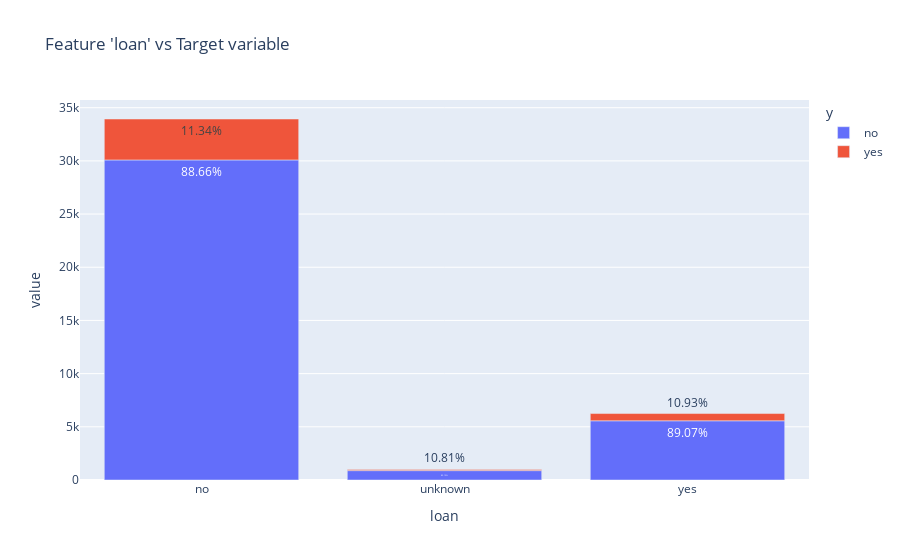

Notebook code cell kept with this figure:
### Code cell
cat_plot=pd.DataFrame(data.groupby('loan')['y'].value_counts())
cat_plot['percentage']=data.groupby('loan')['y'].value_counts().groupby(level=0).apply(lambda x: 100 *x/float(x.sum())).values
cat_plot.columns = ['count', 'percentage']
cat_plot.reset_index(level = ['y', 'loan'],inplace=True)
fig=px.bar(cat_plot, x='loan', y=['count'], color = 'y' ,text=cat_plot['percentage'].apply(lambda x: '{0:1.2f}%'.format(x)),title="Feature 'loan' vs Target variable")
fig.show()

### Figure 1 — Plotly figure (JSON) as saved in the notebook; plotly's stock layout.template omitted (floating-point values rounded to 4 significant figures)
{"data": [{"alignmentgroup": "True", "hovertemplate": "y=no<br>loan=%{x}<br>value=%{y}<br>text=%{text}<extra></extra>", "legendgroup": "no", "marker": {"color": "#636efa", "pattern": {"shape": ""}}, "name": "no", "offsetgroup": "no", "orientation": "v", "showlegend": true, "text": ["88.66%", "89.19%", "89.07%"], "textposition": "auto", "type": "bar", "x": ["no", "unknown", "yes"], "xaxis": "x", "y": [30089, 883, 5565], "yaxis": "y"}, {"alignmentgroup": "True", "hovertemplate": "y=yes<br>loan=%{x}<br>value=%{y}<br>text=%{text}<extra></extra>", "legendgroup": "yes", "marker": {"color": "#EF553B", "pattern": {"shape": ""}}, "name": "yes", "offsetgroup": "yes", "orientation": "v", "showlegend": true, "text": ["11.34%", "10.81%", "10.93%"], "textposition": "auto", "type": "bar", "x": ["no", "unknown", "yes"], "xaxis": "x", "y": [3849, 107, 683], "yaxis": "y"}], "layout": {"barmode": "relative", "legend": {"title": {"text": "y"}, "tracegroupgap": 0}, "title": {"text": "Feature 'loan' vs Target variable"}, "xaxis": {"anchor": "y", "domain": [0, 1], "title": {"text": "loan"}}, "yaxis": {"anchor": "x", "domain": [0, 1], "title": {"text": "value"}}}}
